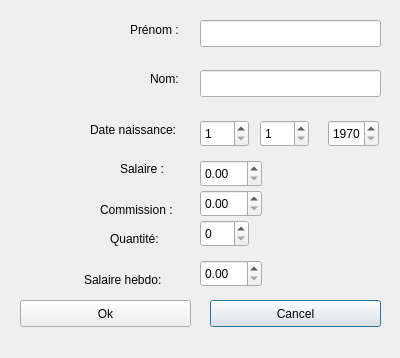
<?xml version="1.0" encoding="UTF-8"?>
<ui version="4.0">
 <class>EmployeCommissionDialogClass</class>
 <widget class="QDialog" name="EmployeCommissionDialogClass">
  <property name="geometry">
   <rect>
    <x>0</x>
    <y>0</y>
    <width>400</width>
    <height>358</height>
   </rect>
  </property>
  <property name="windowTitle">
   <string>EmployeCommissionDialog</string>
  </property>
  <widget class="QPushButton" name="boutonQuitter">
   <property name="geometry">
    <rect>
     <x>210</x>
     <y>300</y>
     <width>171</width>
     <height>27</height>
    </rect>
   </property>
   <property name="text">
    <string>Cancel</string>
   </property>
  </widget>
  <widget class="QPushButton" name="okBouton">
   <property name="geometry">
    <rect>
     <x>20</x>
     <y>300</y>
     <width>171</width>
     <height>27</height>
    </rect>
   </property>
   <property name="text">
    <string>Ok</string>
   </property>
  </widget>
  <widget class="QLineEdit" name="prenomLineEdit">
   <property name="geometry">
    <rect>
     <x>200</x>
     <y>20</y>
     <width>181</width>
     <height>27</height>
    </rect>
   </property>
  </widget>
  <widget class="QLineEdit" name="nomLineEdit">
   <property name="geometry">
    <rect>
     <x>200</x>
     <y>70</y>
     <width>181</width>
     <height>27</height>
    </rect>
   </property>
  </widget>
  <widget class="QSpinBox" name="jourSpinBox">
   <property name="geometry">
    <rect>
     <x>200</x>
     <y>120</y>
     <width>49</width>
     <height>27</height>
    </rect>
   </property>
   <property name="minimum">
    <number>1</number>
   </property>
   <property name="maximum">
    <number>31</number>
   </property>
   <property name="value">
    <number>1</number>
   </property>
  </widget>
  <widget class="QSpinBox" name="moisSpinBox">
   <property name="geometry">
    <rect>
     <x>260</x>
     <y>120</y>
     <width>49</width>
     <height>27</height>
    </rect>
   </property>
   <property name="minimum">
    <number>1</number>
   </property>
   <property name="maximum">
    <number>12</number>
   </property>
  </widget>
  <widget class="QSpinBox" name="anneeSpinBox">
   <property name="geometry">
    <rect>
     <x>328</x>
     <y>120</y>
     <width>51</width>
     <height>27</height>
    </rect>
   </property>
   <property name="minimum">
    <number>1970</number>
   </property>
   <property name="maximum">
    <number>2017</number>
   </property>
  </widget>
  <widget class="QLabel" name="label">
   <property name="geometry">
    <rect>
     <x>130</x>
     <y>20</y>
     <width>51</width>
     <height>20</height>
    </rect>
   </property>
   <property name="text">
    <string>Prénom :</string>
   </property>
  </widget>
  <widget class="QLabel" name="label_2">
   <property name="geometry">
    <rect>
     <x>150</x>
     <y>70</y>
     <width>31</width>
     <height>17</height>
    </rect>
   </property>
   <property name="text">
    <string>Nom:</string>
   </property>
  </widget>
  <widget class="QLabel" name="label_3">
   <property name="geometry">
    <rect>
     <x>90</x>
     <y>120</y>
     <width>91</width>
     <height>20</height>
    </rect>
   </property>
   <property name="text">
    <string>Date naissance:</string>
   </property>
  </widget>
  <widget class="QSpinBox" name="quantiteSpinBox">
   <property name="geometry">
    <rect>
     <x>200</x>
     <y>220</y>
     <width>49</width>
     <height>27</height>
    </rect>
   </property>
  </widget>
  <widget class="QDoubleSpinBox" name="salaireDoubleSpinBox">
   <property name="geometry">
    <rect>
     <x>200</x>
     <y>160</y>
     <width>62</width>
     <height>27</height>
    </rect>
   </property>
  </widget>
  <widget class="QDoubleSpinBox" name="commissionDoubleSpinBox">
   <property name="geometry">
    <rect>
     <x>200</x>
     <y>190</y>
     <width>62</width>
     <height>27</height>
    </rect>
   </property>
  </widget>
  <widget class="QLabel" name="label_4">
   <property name="geometry">
    <rect>
     <x>120</x>
     <y>160</y>
     <width>55</width>
     <height>17</height>
    </rect>
   </property>
   <property name="text">
    <string>Salaire :</string>
   </property>
  </widget>
  <widget class="QLabel" name="label_5">
   <property name="geometry">
    <rect>
     <x>100</x>
     <y>200</y>
     <width>81</width>
     <height>20</height>
    </rect>
   </property>
   <property name="text">
    <string>Commission :</string>
   </property>
  </widget>
  <widget class="QLabel" name="label_6">
   <property name="geometry">
    <rect>
     <x>110</x>
     <y>230</y>
     <width>55</width>
     <height>17</height>
    </rect>
   </property>
   <property name="text">
    <string>Quantité:</string>
   </property>
  </widget>
  <widget class="QDoubleSpinBox" name="salaireHebdoPatron">
   <property name="geometry">
    <rect>
     <x>200</x>
     <y>260</y>
     <width>62</width>
     <height>27</height>
    </rect>
   </property>
  </widget>
  <widget class="QLabel" name="label_7">
   <property name="geometry">
    <rect>
     <x>84</x>
     <y>270</y>
     <width>91</width>
     <height>20</height>
    </rect>
   </property>
   <property name="text">
    <string>Salaire hebdo:</string>
   </property>
  </widget>
 </widget>
 <layoutdefault spacing="6" margin="11"/>
 <resources/>
 <connections>
  <connection>
   <sender>boutonQuitter</sender>
   <signal>clicked()</signal>
   <receiver>EmployeCommissionDialogClass</receiver>
   <slot>close()</slot>
   <hints>
    <hint type="sourcelabel">
     <x>195</x>
     <y>253</y>
    </hint>
    <hint type="destinationlabel">
     <x>199</x>
     <y>149</y>
    </hint>
   </hints>
  </connection>
 </connections>
</ui>
